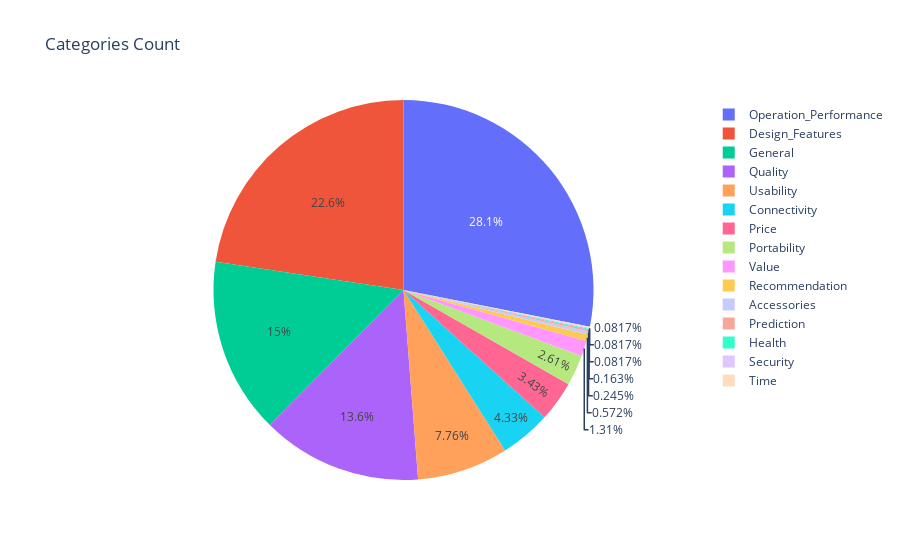

The notebook cell this image was saved under:
### Code cell
fig = px.pie(df_cat, values='counts', names='cat', title='Categories Count')
fig.show()

### Figure 1 — Plotly figure (JSON) as saved in the notebook; plotly's stock layout.template omitted (floating-point values rounded to 4 significant figures)
{"data": [{"domain": {"x": [0, 1], "y": [0, 1]}, "hovertemplate": "cat=%{label}<br>counts=%{value}<extra></extra>", "labels": ["Accessories", "Connectivity", "Connectivity", "Connectivity", "Design_Features", "Design_Features", "Design_Features", "General", "General", "General", "Health", "Operation_Performance", "Operation_Performance", "Operation_Performance", "Portability", "Portability", "Prediction", "Price", "Price", "Quality", "Quality", "Quality", "Recommendation", "Security", "Time", "Usability", "Usability", "Usability", "Value", "Value"], "legendgroup": "", "name": "", "showlegend": true, "type": "pie", "values": [3, 31, 1, 21, 72, 2, 203, 27, 5, 151, 1, 155, 3, 186, 2, 30, 2, 12, 30, 112, 6, 49, 7, 1, 1, 33, 4, 58, 1, 15]}], "layout": {"legend": {"tracegroupgap": 0}, "title": {"text": "Categories Count"}}}
